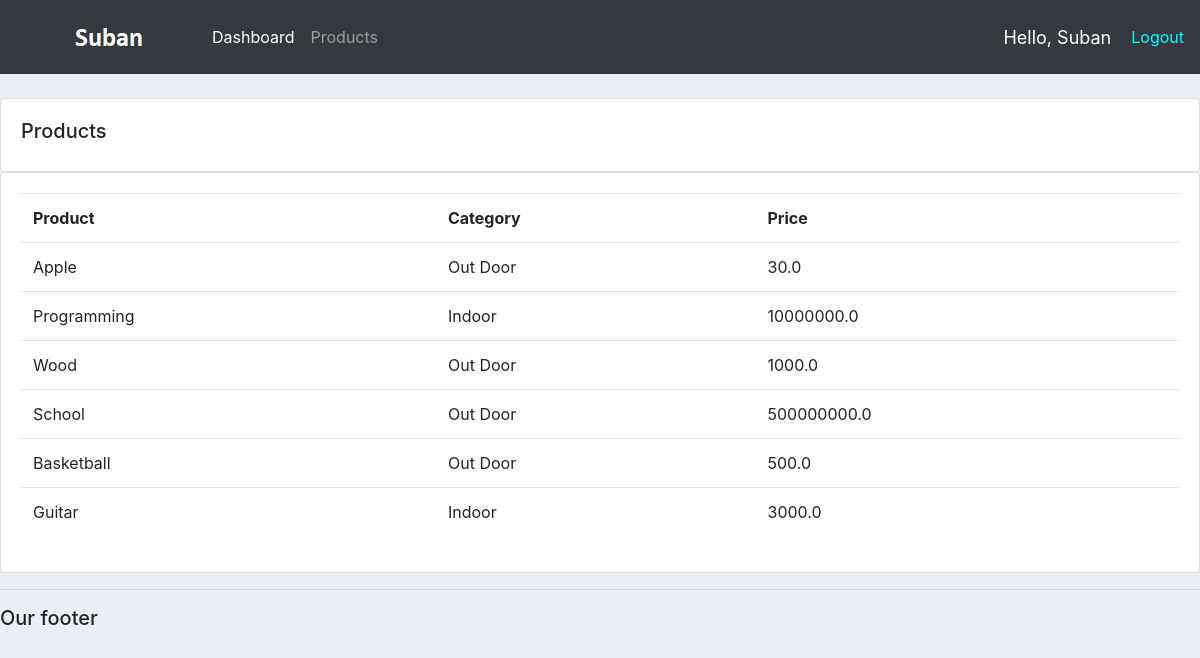
Screenshot of /products/ (signed in) with the database file from the repository.
### accounts/models.py (models this page shows, shortened)
class Product(models.Model):
    CATEGORY = (
        ('Indoor', 'Indoor'),
        ('Out Door', 'Out Door')
    )
    name = models.CharField(max_length=50, null=True)
    price = models.FloatField(null=True)
    category = models.CharField(max_length=50, null=True, choices=CATEGORY)
    description = models.CharField(max_length=50, null=True, blank=True)
    date_created = models.DateTimeField(auto_now_add=True)
    tags = models.ManyToManyField(Tag)

### accounts/decorators.py (the view)
        def wrapper_func(request, *args, **kwargs):
            group = None
            if request.user.groups.exists():
                group = request.user.groups.all()[0].name
            if group in allowed_roles:
                return view_func(request, *args, **kwargs)
            else:
                return HttpResponse("You are not authorized to view this page.")

### accounts/views.py (called while the page is built)
@login_required(login_url='login')
@allowed_users(allowed_roles=['admin'])
def products(request):
    products = Product.objects.all()
    return render(request, "accounts/products.html", {'products':products})

### accounts/templates/accounts/products.html
{% extends 'accounts/main.html' %}
{% block content %}
<br>
<div class="row">
    <div class="col-md">
        <div class="card card-body">
            <h5>Products</h5>
        </div>
        <div class="card card-body">
            <table class="table">
                <tr>
                    <th>Product</th>
                    <th>Category</th>
                    <th>Price</th>
                </tr>
                {% for i in products %}
                <tr>
                <td>{{i.name}}</td>
                <td>{{i.category}}</td>
                <td>{{i.price}}</td>
                </tr>
                {% endfor %}
            </table>
        </div>
    </div>
</div>
{% endblock content %}

### accounts/templates/accounts/navbar.html (shortened to what this page needs)
{% load static %}
<nav class="navbar navbar-expand-lg navbar-dark bg-dark">
    <img src="{% static 'images/logo.png' %}" alt="">
    <div class="collapse navbar-collapse" id="navbarNav">
      <ul class="navbar-nav">
        {% if request.user.is_staff %}
        <li class="nav-item active">
          <a class="nav-link" href="{% url 'home' %}">Dashboard</a>
        </li>
        <li class="nav-item">
          <a class="nav-link" href="{% url 'products' %}">Products</a>
        </li>
        {% else %}
        <li class="nav-item">
        <a class="nav-link" href={% url 'account' %}>Settings</a>
        </li>
        {% endif %}
      </ul>
    </div>
    <span class="hello-msg">Hello, {{request.user}}</span>
    <span><a class="logout-btn" href="{% url 'logout' %}">Logout</a></span>
  </nav>

### static/css/main.css (style rules this page uses)
body { background-color: #ebeff5; }

### accounts/templates/accounts/navbar.html (style rules this page uses)
.hello-msg { color: white; font-size: 18px; margin-right: 20px; }
.logout-btn { text-decoration:none; color:cyan; }

### rows the page displays
Product: name "Apple", category "Out Door", price "30.0"
Product: name "Programming", category "Indoor", price "10000000.0"
Product: name "Wood", category "Out Door", price "1000.0"
Product: name "School", category "Out Door", price "500000000.0"
Product: name "Basketball", category "Out Door", price "500.0"
Product: name "Guitar", category "Indoor", price "3000.0"

### other values shown
{{ request.user }} "Suban"
